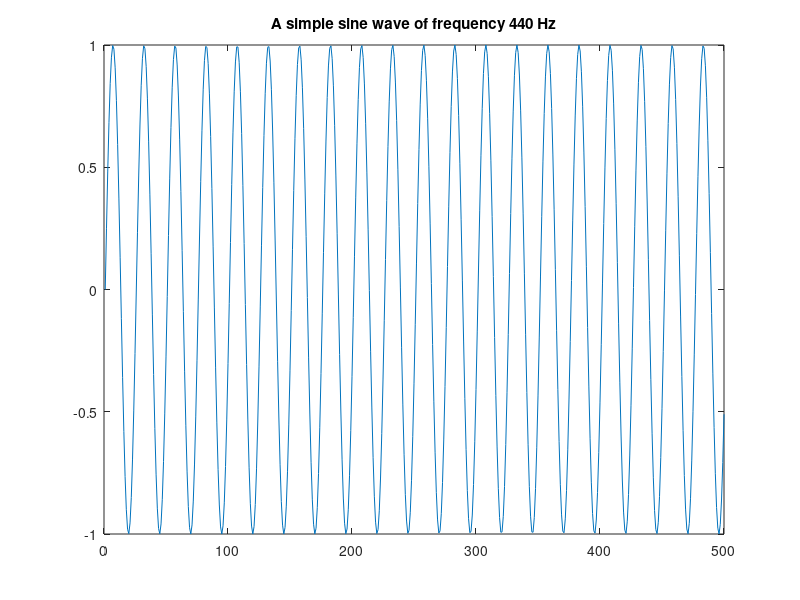

This figure's MATLAB source:
amp = 1;
F_s = 11025;
F_w = 440;
nsec = 2;
dur = nsec*F_s;

n = 0:dur;

y = amp*sin(2*pi*n*F_w/F_s);

figure(2)
plot(y(1:500))
title('A simple sine wave of frequency 440 Hz')

soundsc(y, F_s)